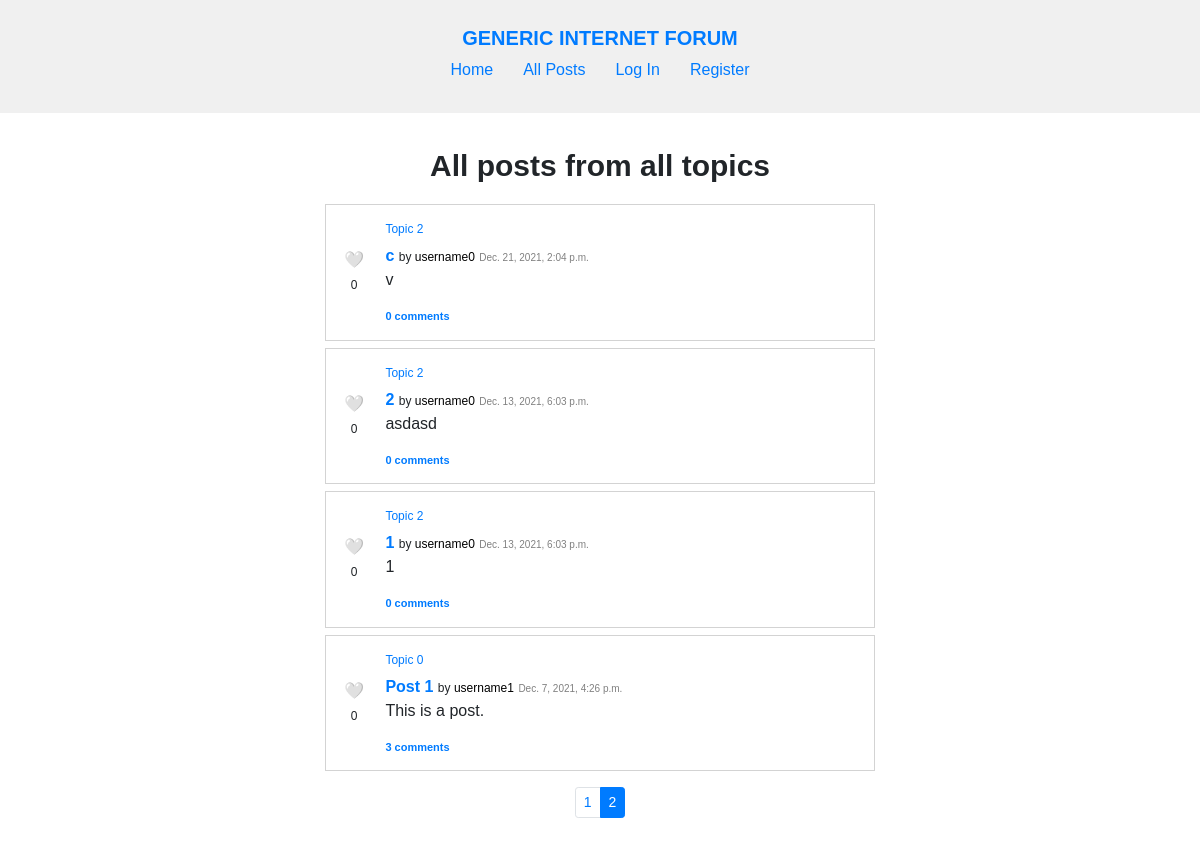
/all-posts?page=2, run on the app's committed database.
### forum/models.py (models this page shows, shortened)
class Topic(models.Model):
    creator = models.ForeignKey(
        User, on_delete=models.CASCADE, related_name="topics")
    name = models.TextField(max_length=120, unique=True)
    description = models.TextField(max_length=1000)
    timestamp = models.DateTimeField(auto_now_add=True)

class User(AbstractUser):
    pass

class Post(models.Model):
    topic = models.ForeignKey(
        Topic, on_delete=models.CASCADE, related_name="posts")
    author = models.ForeignKey(
        User, on_delete=models.CASCADE, related_name="posts")
    title = models.TextField(max_length=120)
    content = models.TextField(max_length=5000)
    timestamp = models.DateTimeField(auto_now_add=True)

### forum/views.py (the view)
# urls.py: path("all-posts", views.all_posts, name="all_posts"),
def all_posts(request):
    all_posts = Post.objects.order_by("-timestamp").all()
    posts = parse_posts(all_posts, request.user)
    paginator = Paginator(posts, 5)
    page_number = request.GET.get('page')
    page_obj = paginator.get_page(page_number)
    return render(request, "forum/all-posts.html", {
        "page_obj": page_obj,
        "pages": list(range(1, paginator.num_pages + 1))
    })

### forum/util.py (called while the page is built)
def parse_posts(all_posts, user):
    posts = []
    for post in all_posts:
        liked = False
        if user.is_authenticated:
            liked = bool(post.likes.filter(liked_by=user.id))
        posts.append({
            "id": post.id,
            "topic": post.topic,
            "author": post.author,
            "title": post.title,
            "content": post.content,
            "timestamp": post.timestamp,
            "likes": len(post.likes.all()),
            "liked_by_user": liked,
            "comments": post.comments.all(),
            "comment_number": len(post.comments.all())
        })
    return posts

### forum/templates/forum/all-posts.html
{% extends "forum/layout.html" %}
{% load static %}
{% block body %}
    {% if page_obj.object_list %}
        <div id="topics">
            <h1>All posts from all topics</h1>
            {% include "forum/posts.html" %}
        </div>
    {% else %}
        <p><b>No posts</b> yet.</p>
    {% endif %}
{% endblock %}

### forum/templates/forum/posts.html (shortened to what this page needs)
{% load static %}
{% block css %}
    <link rel="stylesheet" href="{% static 'forum/posts.css' %}">
    <link rel="stylesheet" href="https://stackpath.bootstrapcdn.com/bootstrap/4.4.1/css/bootstrap.min.css">
{% endblock %}
{% block posts %}
    <ul>
        {% for post in page_obj %}
            <li class="post" id="post-{{ post.id }}">
                <div class="post-left">
                    <span class="like">
                        {% if user.is_authenticated %}
                            <span class="like-button" data-id="{{ post.id }}" data-liked="{{ post.liked_by_user }}" data-likes="{{ post.likes }}" data-likedobject="post" data-page="{{ page }}">
                                {% if post.liked_by_user %}
                                    ❤️
                                {% else %}
                                    🤍
                                {% endif %}
                            </span>
                        {% else %}
                            <span>
                                🤍
                            </span>
                        {% endif %}
                        <span class="like-number">{{ post.likes }}</span>
                    </span>
                </div>
                <div class="post-right">
                    {% if not topic %}
                        <a class="topic-name" href="{% url 'topic' post.topic.name %}">{{ post.topic.name }}</a>
                    {% endif %}
                    <a class="post-title" href="{% url 'post' post.id %}">{{ post.title }}</a> <span class="post-by">by <a class="username" href="{% url 'profile' post.author.username %}">{{ post.author.username }}</a></span> <span class="timestamp">{{ post.timestamp }}</span>
                    <p class="post-content">{{ post.content }}</p>
                    <div>
                        <a class="comment-number" href="{% url 'post' post.id %}">{{ post.comment_number }} comment{% if post.comment_number != 1 %}s{% endif %}</a>
                    </div>
                </div>
            </li>
        {% endfor %}
    </ul>
    {% if page_obj.paginator.num_pages > 1 %}
        <nav id="paginator" aria-label="paginator">
            <ul class="pagination pagination-sm justify-content-center">
            {% for page in pages %}
                {% if page_obj.number == page %}
                    <li class="page-item active" aria-current="page">
                        <span class="page-link">
                            {{ page }}
                        </span>
                    </li>
                {% else %}
                    <li class="page-item"><a class="page-link" href="?page={{ page }}">{{ page }}</a></li>
                {% endif %}
            {% endfor %}
            </ul>
        </nav>
    {% endif %}
{% endblock %}

### forum/static/forum/layout.css (style rules this page uses)
body { margin: 0; font-family: sans-serif !important; }
h1, h2, h3 { text-align: center; font-weight: bold !important; }
h1 { font-size: 30px !important; margin: 20px 0 !important; }
ul { list-style: none; padding: 0; }
a { text-decoration: none; color: blue; }

### forum/static/forum/posts.css (style rules this page uses)
.post { text-align: start; border: 1px solid lightgray; padding: 15px 14px; max-width: 550px; margin: 7px auto; display: flex; }
.post-left { padding-right: 17px; align-self: center; text-align: center; }
.post-left .like-number { font-size: 12px; }
.post-right { width: 100%; }
.post-right div { display: flex; align-items: baseline; justify-content: space-between; }
.post-content { white-space: pre-line; }
.topic-name { display: block; font-size: 12px; text-decoration: none; padding-bottom: 6px; }
.post-title { font-weight: bold; }
.post-by { font-size: 12px; }
.username { color: black; text-decoration: none; }
.comment-number { font-size: 11px; font-weight: bold; }
.timestamp { font-size: 10px; color: gray; }

### data on the page
Topic: likes "0", topic.name "Topic 2", title "c", author.username "username0", timestamp "Dec. 21, 2021, 2:04 p.m.", content "v", comment_number "0", title "2", timestamp "Dec. 13, 2021, 6:03 p.m.", content "asdasd", title "1", content "1"
Topic: likes "0", topic.name "Topic 0", title "Post 1", author.username "username1", timestamp "Dec. 7, 2021, 4:26 p.m.", content "This is a post.", comment_number "3"

### other printed values
{{ page }} "1"
{{ page }} "2"
